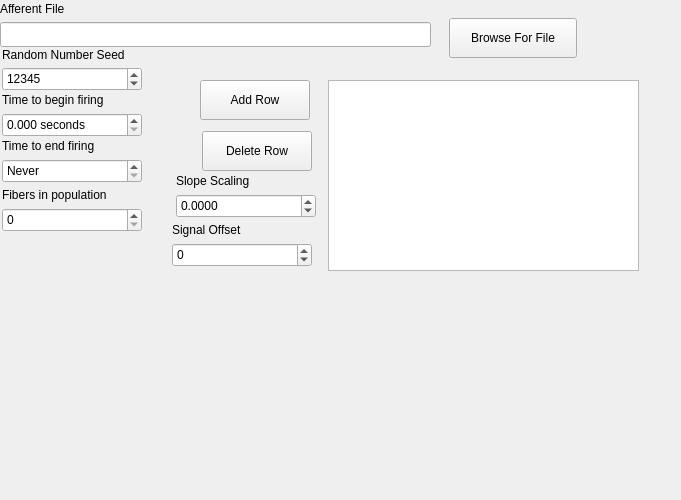
                     <widget class="QWidget" name="fiberAfferentTab">
                      <property name="sizePolicy">
                       <sizepolicy hsizetype="Preferred" vsizetype="Preferred">
                        <horstretch>0</horstretch>
                        <verstretch>0</verstretch>
                       </sizepolicy>
                      </property>
                      <property name="minimumSize">
                       <size>
                        <width>681</width>
                        <height>500</height>
                       </size>
                      </property>
                      <attribute name="title">
                       <string>Afferent</string>
                      </attribute>
                      <widget class="QLineEdit" name="afferentFileName">
                       <property name="geometry">
                        <rect>
                         <x>0</x>
                         <y>22</y>
                         <width>431</width>
                         <height>25</height>
                        </rect>
                       </property>
                       <property name="text">
                        <string/>
                       </property>
                       <property name="maxLength">
                        <number>1023</number>
                       </property>
                       <property name="alignment">
                        <set>Qt::AlignLeading|Qt::AlignLeft|Qt::AlignVCenter</set>
                       </property>
                      </widget>
                      <widget class="QLabel" name="afferentFileLabel">
                       <property name="geometry">
                        <rect>
                         <x>0</x>
                         <y>0</y>
                         <width>220</width>
                         <height>17</height>
                        </rect>
                       </property>
                       <property name="text">
                        <string>Afferent File</string>
                       </property>
                      </widget>
                      <widget class="QPushButton" name="afferentFileButton">
                       <property name="geometry">
                        <rect>
                         <x>449</x>
                         <y>18</y>
                         <width>128</width>
                         <height>40</height>
                        </rect>
                       </property>
                       <property name="text">
                        <string>Browse For File</string>
                       </property>
                      </widget>
                      <widget class="QDoubleSpinBox" name="fiberAfferentStopFire">
                       <property name="geometry">
                        <rect>
                         <x>2</x>
                         <y>159</y>
                         <width>140</width>
                         <height>24</height>
                        </rect>
                       </property>
                       <property name="toolTip">
                        <string>&lt;html&gt;&lt;head/&gt;&lt;body&gt;&lt;p&gt;Use the down arrow to select a value less than zero to indicate firing continues until the end of the simulation.&lt;/p&gt;&lt;/body&gt;&lt;/html&gt;</string>
                       </property>
                       <property name="specialValueText">
                        <string>Never</string>
                       </property>
                       <property name="suffix">
                        <string> seconds</string>
                       </property>
                       <property name="decimals">
                        <number>3</number>
                       </property>
                       <property name="minimum">
                        <double>-1.000000000000000</double>
                       </property>
                       <property name="maximum">
                        <double>99999999999999.000000000000000</double>
                       </property>
                       <property name="value">
                        <double>-1.000000000000000</double>
                       </property>
                      </widget>
                      <widget class="QLabel" name="label_12">
                       <property name="geometry">
                        <rect>
                         <x>2</x>
                         <y>138</y>
                         <width>121</width>
                         <height>16</height>
                        </rect>
                       </property>
                       <property name="text">
                        <string>Time to end firing</string>
                       </property>
                      </widget>
                      <widget class="QDoubleSpinBox" name="fiberAfferentStartFire">
                       <property name="geometry">
                        <rect>
                         <x>2</x>
                         <y>113</y>
                         <width>140</width>
                         <height>24</height>
                        </rect>
                       </property>
                       <property name="suffix">
                        <string> seconds</string>
                       </property>
                       <property name="decimals">
                        <number>3</number>
                       </property>
                       <property name="maximum">
                        <double>99999999999.000000000000000</double>
                       </property>
                      </widget>
                      <widget class="QSpinBox" name="fiberAfferentNumPop">
                       <property name="geometry">
                        <rect>
                         <x>2</x>
                         <y>208</y>
                         <width>140</width>
                         <height>24</height>
                        </rect>
                       </property>
                       <property name="maximum">
                        <number>10000</number>
                       </property>
                       <property name="displayIntegerBase">
                        <number>10</number>
                       </property>
                      </widget>
                      <widget class="QLabel" name="label_13">
                       <property name="geometry">
                        <rect>
                         <x>2</x>
                         <y>92</y>
                         <width>151</width>
                         <height>16</height>
                        </rect>
                       </property>
                       <property name="text">
                        <string>Time to begin firing</string>
                       </property>
                      </widget>
                      <widget class="QLabel" name="label_14">
                       <property name="geometry">
                        <rect>
                         <x>2</x>
                         <y>187</y>
                         <width>151</width>
                         <height>16</height>
                        </rect>
                       </property>
                       <property name="text">
                        <string>Fibers in population</string>
                       </property>
                      </widget>
                      <widget class="QTableView" name="afferentTable">
                       <property name="geometry">
                        <rect>
                         <x>328</x>
                         <y>80</y>
                         <width>311</width>
                         <height>191</height>
                        </rect>
                       </property>
                       <property name="editTriggers">
                        <set>QAbstractItemView::AnyKeyPressed</set>
                       </property>
                       <property name="showDropIndicator" stdset="0">
                        <bool>false</bool>
                       </property>
                       <property name="dragEnabled">
                        <bool>true</bool>
                       </property>
                       <property name="dragDropOverwriteMode">
                        <bool>false</bool>
                       </property>
                       <property name="dragDropMode">
                        <enum>QAbstractItemView::NoDragDrop</enum>
                       </property>
                       <property name="defaultDropAction">
                        <enum>Qt::MoveAction</enum>
                       </property>
                       <property name="alternatingRowColors">
                        <bool>true</bool>
                       </property>
                       <property name="selectionMode">
                        <enum>QAbstractItemView::SingleSelection</enum>
                       </property>
                       <property name="sortingEnabled">
                        <bool>false</bool>
                       </property>
                       <property name="cornerButtonEnabled">
                        <bool>false</bool>
                       </property>
                       <attribute name="horizontalHeaderMinimumSectionSize">
                        <number>100</number>
                       </attribute>
                       <attribute name="horizontalHeaderDefaultSectionSize">
                        <number>120</number>
                       </attribute>
                       <attribute name="horizontalHeaderHighlightSections">
                        <bool>false</bool>
                       </attribute>
                       <attribute name="horizontalHeaderShowSortIndicator" stdset="0">
                        <bool>false</bool>
                       </attribute>
                       <attribute name="horizontalHeaderStretchLastSection">
                        <bool>true</bool>
                       </attribute>
                       <attribute name="verticalHeaderCascadingSectionResizes">
                        <bool>false</bool>
                       </attribute>
                      </widget>
                      <widget class="QPushButton" name="delAfferentRow">
                       <property name="geometry">
                        <rect>
                         <x>202</x>
                         <y>131</y>
                         <width>110</width>
                         <height>40</height>
                        </rect>
                       </property>
                       <property name="text">
                        <string>Delete Row</string>
                       </property>
                      </widget>
                      <widget class="QPushButton" name="addAfferentRow">
                       <property name="geometry">
                        <rect>
                         <x>200</x>
                         <y>80</y>
                         <width>110</width>
                         <height>40</height>
                        </rect>
                       </property>
                       <property name="text">
                        <string>Add Row</string>
                       </property>
                      </widget>
                      <widget class="QLabel" name="aff_seed_label">
                       <property name="geometry">
                        <rect>
                         <x>2</x>
                         <y>47</y>
                         <width>161</width>
                         <height>16</height>
                        </rect>
                       </property>
                       <property name="text">
                        <string>Random Number Seed</string>
                       </property>
                      </widget>
                      <widget class="QSpinBox" name="fiberAffSeed">
                       <property name="geometry">
                        <rect>
                         <x>2</x>
                         <y>67</y>
                         <width>140</width>
                         <height>24</height>
                        </rect>
                       </property>
                       <property name="maximum">
                        <number>2147483647</number>
                       </property>
                       <property name="value">
                        <number>12345</number>
                       </property>
                      </widget>
                      <widget class="QLabel" name="label_15">
                       <property name="geometry">
                        <rect>
                         <x>172</x>
                         <y>222</y>
                         <width>131</width>
                         <height>16</height>
                        </rect>
                       </property>
                       <property name="text">
                        <string>&lt;html&gt;&lt;head/&gt;&lt;body&gt;&lt;p&gt;Signal Offset&lt;/p&gt;&lt;/body&gt;&lt;/html&gt;</string>
                       </property>
                      </widget>
                      <widget class="QSpinBox" name="fiberAfferentOffset">
                       <property name="geometry">
                        <rect>
                         <x>172</x>
                         <y>243</y>
                         <width>140</width>
                         <height>24</height>
                        </rect>
                       </property>
                       <property name="toolTip">
                        <string>&lt;html&gt;&lt;head/&gt;&lt;body&gt;&lt;p&gt;This is added or subtracted to the value of the signal. For example, if the smallest signal value was 80, setting this to -80 displays that value as zero. &lt;/p&gt;&lt;p&gt;This is useful for making maximum use of the simviewer plot rows in that the value of 80 will be seen as 0. &lt;/p&gt;&lt;/body&gt;&lt;/html&gt;</string>
                       </property>
                       <property name="minimum">
                        <number>-10000000</number>
                       </property>
                       <property name="maximum">
                        <number>10000000</number>
                       </property>
                       <property name="displayIntegerBase">
                        <number>10</number>
                       </property>
                      </widget>
                      <widget class="slopeSpin" name="fiberAfferentScale">
                       <property name="geometry">
                        <rect>
                         <x>176</x>
                         <y>194</y>
                         <width>140</width>
                         <height>24</height>
                        </rect>
                       </property>
                       <property name="toolTip">
                        <string>&lt;html&gt;&lt;head/&gt;&lt;p&gt;If this number is non-zero, the slope between the current value and previous value is multiplied by the scaling value and added to the interpolated probability for the current value. If the value is zero, the text &quot;Not Used&quot; is displayed.&lt;/p&gt;&lt;/body&gt;&lt;/html&gt;</string>
                       </property>
                       <property name="specialValueText">
                        <string extracomment="Not Used">0</string>
                       </property>
                       <property name="decimals">
                        <number>4</number>
                       </property>
                       <property name="minimum">
                        <double>-20000.000000000000000</double>
                       </property>
                       <property name="maximum">
                        <double>20000.000000000000000</double>
                       </property>
                       <property name="singleStep">
                        <double>0.100000000000000</double>
                       </property>
                       <property name="stepType">
                        <enum>QAbstractSpinBox::AdaptiveDecimalStepType</enum>
                       </property>
                      </widget>
                      <widget class="QLabel" name="label_16">
                       <property name="geometry">
                        <rect>
                         <x>176</x>
                         <y>173</y>
                         <width>131</width>
                         <height>16</height>
                        </rect>
                       </property>
                       <property name="text">
                        <string>Slope Scaling</string>
                       </property>
                      </widget>
                      <zorder>afferentFileName</zorder>
                      <zorder>afferentFileLabel</zorder>
                      <zorder>afferentFileButton</zorder>
                      <zorder>fiberAfferentStopFire</zorder>
                      <zorder>label_12</zorder>
                      <zorder>fiberAfferentStartFire</zorder>
                      <zorder>fiberAfferentNumPop</zorder>
                      <zorder>label_13</zorder>
                      <zorder>label_14</zorder>
                      <zorder>delAfferentRow</zorder>
                      <zorder>afferentTable</zorder>
                      <zorder>addAfferentRow</zorder>
                      <zorder>aff_seed_label</zorder>
                      <zorder>fiberAffSeed</zorder>
                      <zorder>label_15</zorder>
                      <zorder>fiberAfferentOffset</zorder>
                      <zorder>fiberAfferentScale</zorder>
                      <zorder>label_16</zorder>
                     </widget>
